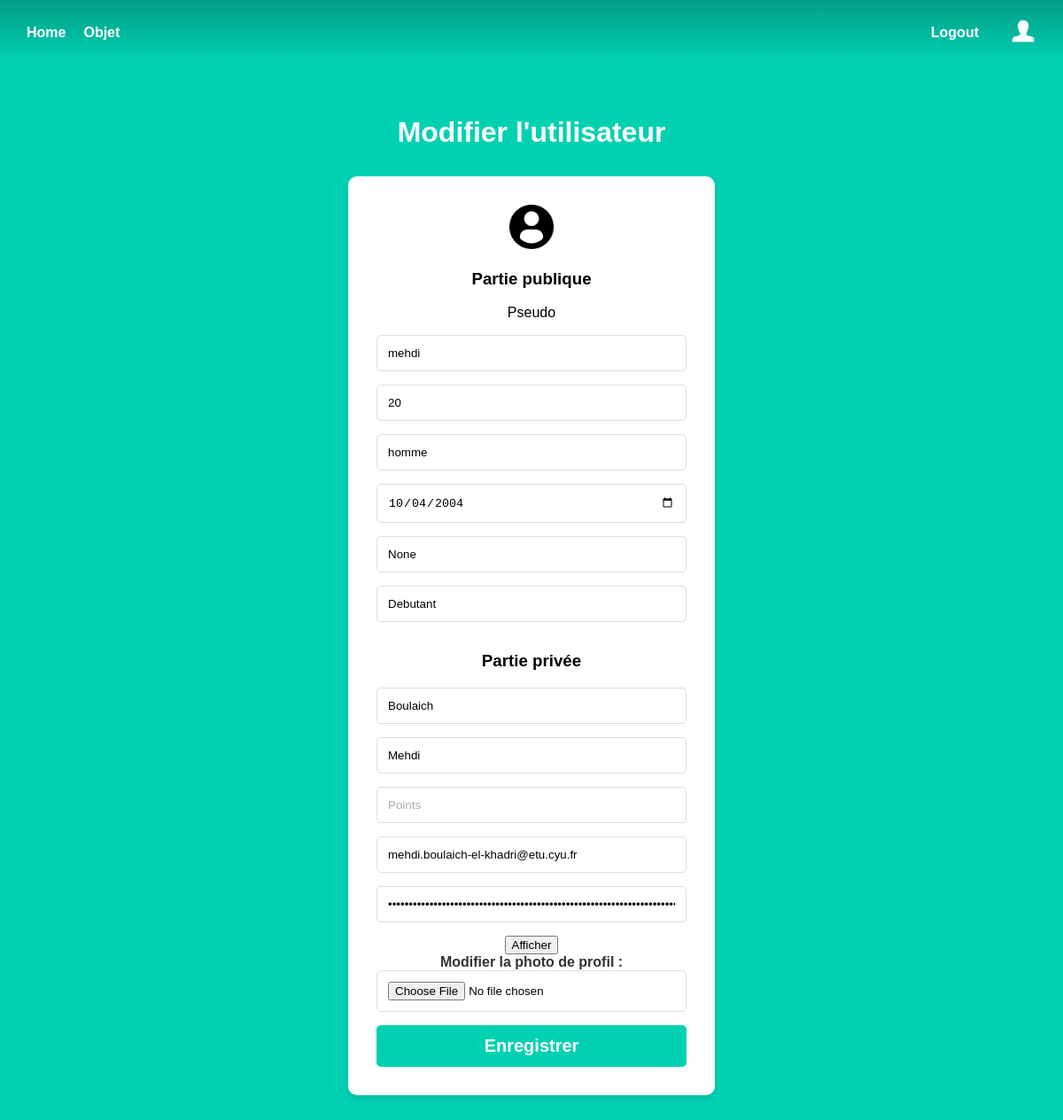
The app's page /update_profile (signed in), older data.
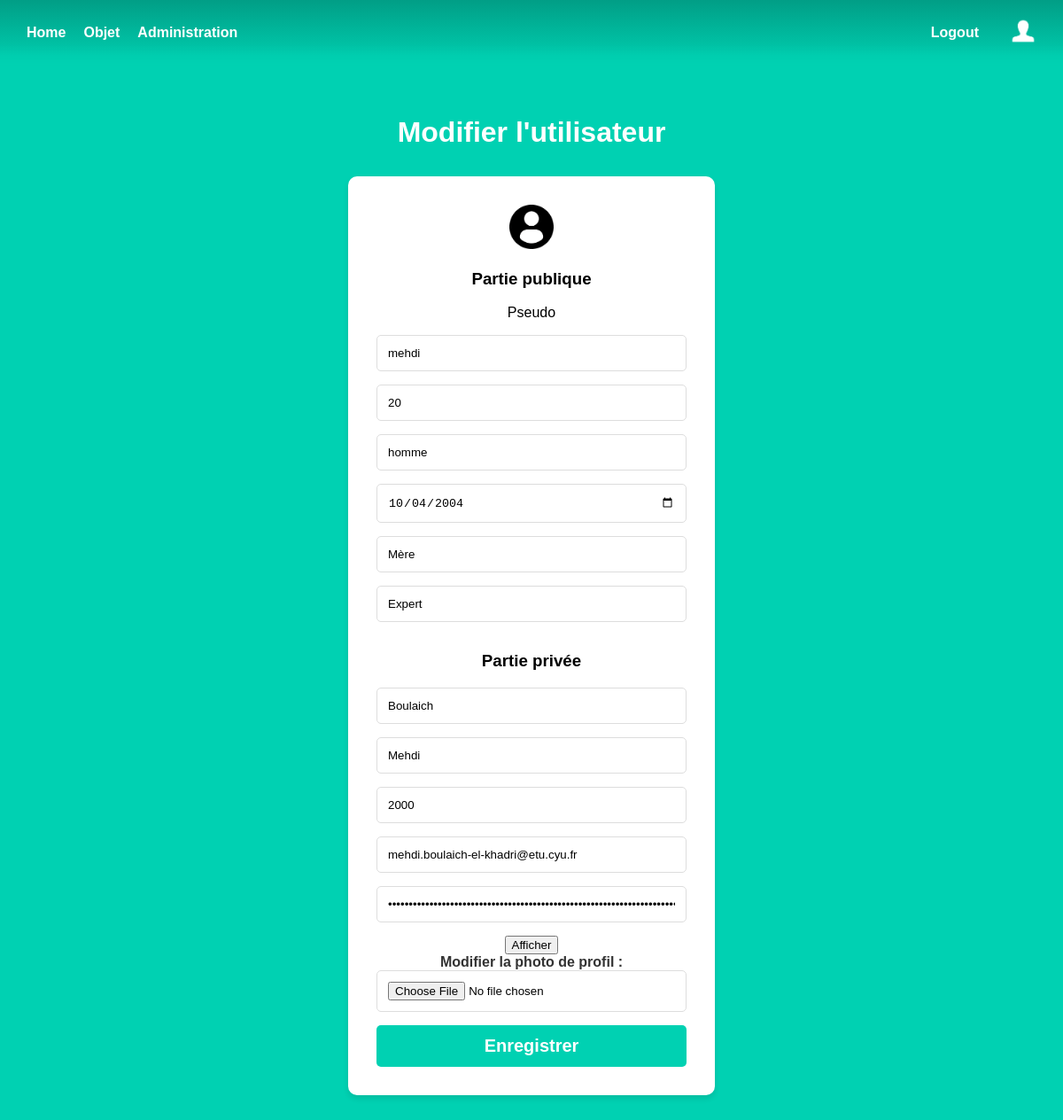
The same page, newer data.
### models.py (models this page shows)
class User(UserMixin, db.Model):
    id = db.Column(db.Integer, primary_key=True) # clé primiaire obligatoire pour SQLAlchemy
    email = db.Column(db.String(100), unique=True, index=True)
    pseudo = db.Column(db.String(100), unique=True, index=True)
    password = db.Column(db.String(100))
    lastname = db.Column(db.String(1000))
    firstname = db.Column(db.String(100))
    level = db.Column(db.String, default="Debutant")
    role = db.Column(db.String)
    age = db.Column(db.Integer)
    gender = db.Column(db.String(100))
    point = db.Column(db.Integer, default=0)
    birthdate = db.Column(db.Date)
    image = db.Column(db.LargeBinary)

### main.py (the view, shortened to what this page needs)
@main.route('/update_profile', methods=['GET', 'POST'])
def edit_user1():
    return render_template('update_profile.html')

### templates/update_profile.html (shortened to what the changed rows need)
{% extends "base.html" %}
{% block content %}
<div class="column is-4 is-offset-4">
    <div class="box">
        <form method="POST" action="{{ url_for('main.edit_user1') }}" enctype="multipart/form-data">
            <div class="field">
                <div class="control">
                    <p>Pseudo</p>
                    <input class="input is-large" type="text" name="pseudo" placeholder="pseudo" autofocus="" value="{{current_user.pseudo}}" required>
                </div>
            </div>
            <div class="field">
                <div class="control">
                    <input class="input is-large" type="number" name="age" placeholder="Âge" autofocus="" value="{{current_user.age}}" required>
                </div>
            </div>
            <div class="field">
                <div class="control">
                    <input class="input is-large" type="text" name="gender" placeholder="Sexe" autofocus="" value="{{current_user.gender}}" required>
                </div>
            </div>
            <div class="field">
                <div class="control">
                    <input class="input is-large" type="date" name="birthdate" placeholder="Date de Naissance" autofocus="" value="{{current_user.birthdate}}" required>
                </div>
            </div>
            <div class="field">
                <div class="control">
                    {%if current_user.level == "Expert" %}
                        <input class="input is-large" type="text" name="role" placeholder="Rôle" value="{{current_user.role}}" required>
                    {% else %}
                        <input class="input is-large" type="text" name="role" placeholder="Rôle" value="{{current_user.role}}" readonly>
                    {% endif %}
                </div>
            </div>
            <div class="field">
                <div class="control">
                    <input class="input is-large" type="text" name="level" placeholder="Niveau" value="{{current_user.level}}" readonly>
                </div>
            </div>
            <div class="field">
                <div class="control">
                    <input class="input is-large" type="text" name="lastname" placeholder="Nom de Famille" value="{{current_user.lastname}}" required>
                </div>
            </div>
            <div class="field">
                <div class="control">
                    <input class="input is-large" type="text" name="firstname" placeholder="Prénom" autofocus="" value="{{current_user.firstname}}" required>
                </div>
            </div>
            <div class="field">
                <div class="control">
                    <input class="input is-large" type="number" name="point" placeholder="Points" autofocus="" value="{{current_user.point}}" readonly>
                </div>
            </div>
            <div class="field">
                <div class="control">
                    <input class="input is-large" type="email" name="email" placeholder="Email" autofocus="" value="{{current_user.email}}" readonly>
                </div>
            </div>
            <div class="field">
                <div class="control">
                    <input class="input is-large" type="password" id="password" name="password" placeholder="Mot de Passe" autofocus="" value="{{current_user.password}}" required>
                    <button type="button" id="toggle-password" class="button is-small" onclick="togglePassword()">Afficher</button>
                </div>
            </div>
        </form>
    </div>
{% endblock %}

Row changes from the older to the newer data that the page shows:
changed User "mehdi": level "Debutant" → "Expert"; point (not shown) → "2000"; role "None" → "Mère"
Text that changed along with them:
text now shown: "Administration"
